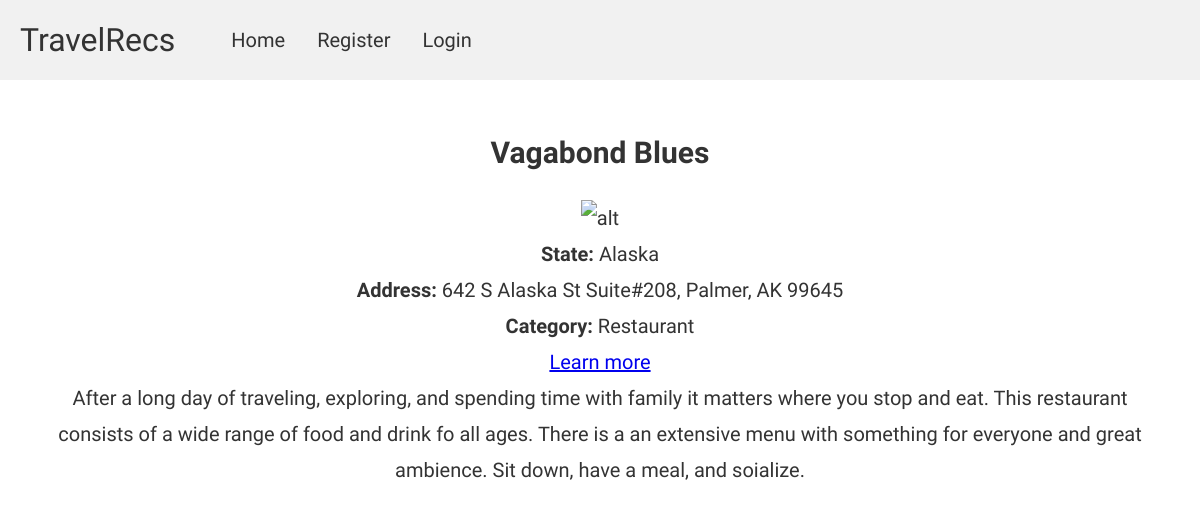
The app's page /activity/1535 with its own data.
### states/models.py (models this page shows)
class Activity(models.Model):
    state = models.CharField(max_length = 20, null = True)
    abv = models.CharField(max_length = 3, null = True)
    name = models.CharField(max_length = 100, null = True)
    category = models.CharField(max_length = 100, null = True)
    image = models.CharField(max_length = 300, null = True)
    link = models.CharField(max_length = 200, null = True)
    description = models.CharField(max_length = 400, null = True)
    address = models.CharField(max_length = 100, null = True)
    favorite = models.ManyToManyField(User, related_name = 'activities')
    objects = models.Manager() #default
    def __str__(self):
        return self.name
    objects = models.Manager()

### states/views.py (the view)
# urls.py: path('activity/<activity_id>', views.activity_listing, name = "activity"),
def activity_listing(request, activity_id):
    activity = Activity.objects.get(pk = activity_id)
    favorited = bool
    if activity.favorite.filter(id = request.user.id).exists():
        favorited = True
    else:
        favorited = False
    return render(request, 'activity.html', {'activity' : activity, 'favorited' : favorited})

### states/templates/activity.html (shortened to what this page needs)
<!DOCTYPE html>
<html lang="en">
<head>
    <link rel = "stylesheet" href = "/static/css/activity.css">
    {% extends 'base.html' %}
{% block content %}
    <body>
        <div class = "content">
        <br/>
        <h1>{{ activity }}</h1>
        <img src = "{{ activity.image }}" alt = "alt" width = 500px> <br/>
        <b>State:</b> {{ activity.state }} <br/>
        <b>Address: </b>{{ activity.address }} <br/>
        <b>Category: </b>{{ activity.category }} <br/>
        <a href = "{{ activity.link }}">Learn more</a> <br/>
        {{ activity.description }}
        <br/>
        </div>
    </body>
{% endblock %}

### states/static/css/activity.css (style rules this page uses)
.content { text-align: center; background-color: #1c3e5e; color: #333; background-color: white; font-size: 20px; line-height: 1.8; padding-left: 40px; padding-right: 40px; }
h1 { margin-top: 10px; font-size: 30px; }

### states/static/css/base.css (style rules this page uses)
* { font-family: 'Raleway', sans-serif; }
body { margin: 0; }

### records on screen
Activity: name "Vagabond Blues", state "Alaska", address "642 S Alaska St Suite#208, Palmer, AK 99645", category "Restaurant", description "After a long day of traveling, exploring, and spending time with family it matters where you stop and eat. This restaurant consists of a wide range of food and drink fo all ages. There is a an extensive menu with something for everyone and great ambience. Sit down, have a meal, and soialize."
